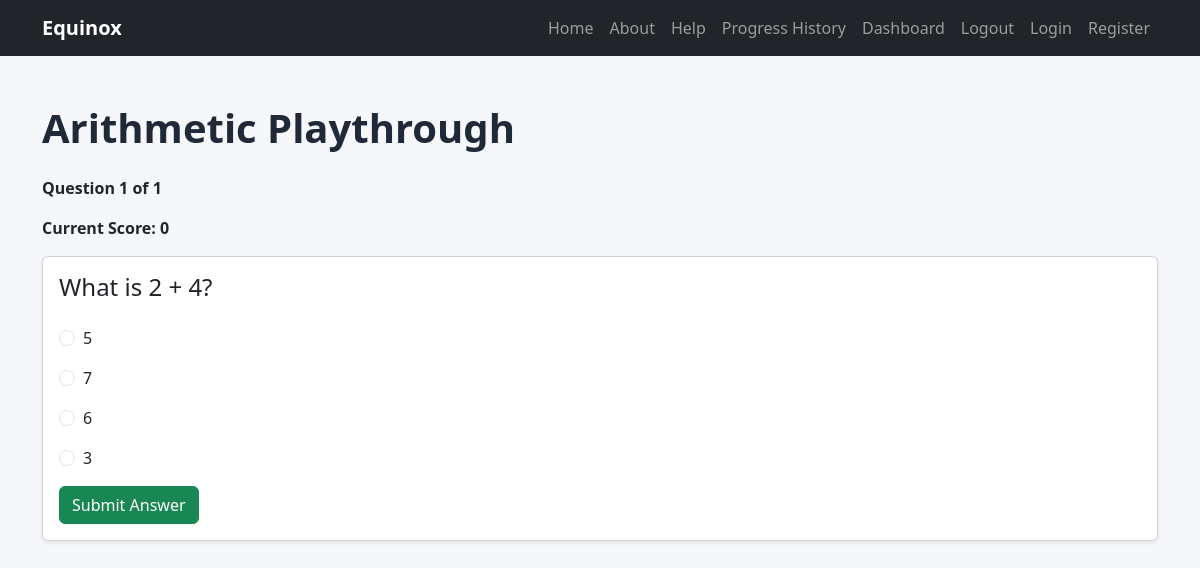
The app's page /playthrough/1/ with its own data.
### topics/models.py (models this page shows, shortened)
class Topic(models.Model):
    TOPIC_CHOICES = [
        ('Arithmetic', 'Arithmetic'),
        ('Algebra', 'Algebra'),
        ('Geometry', 'Geometry'),
        ('Trigonometry', 'Trigonometry'),
        ('Statistics', 'Statistics'),
    ]
    DIFFICULTY_CHOICES = [
        ('Elementary', 'Elementary'),
        ('Junior High', 'Junior High'),
        ('Senior High', 'Senior High'),
    ]
    name = models.CharField(
        max_length=100,
        choices=TOPIC_CHOICES
    )
    grade_level = models.CharField(
        max_length=50,
        choices=DIFFICULTY_CHOICES
    )
    description = models.TextField()

### playthrough/models.py (models this page shows, shortened)
class Question(models.Model):
    topic = models.ForeignKey(
        Topic,
        on_delete=models.CASCADE
    )
    question_text = models.TextField()
    choice_a = models.CharField(max_length=255)
    choice_b = models.CharField(max_length=255)
    choice_c = models.CharField(max_length=255)
    choice_d = models.CharField(max_length=255)
    correct_answer = models.CharField(max_length=1)
    difficulty = models.CharField(
        max_length=20,
        choices=[
            ('Novice', 'Novice'),
            ('Intermediate', 'Intermediate'),
            ('Advanced', 'Advanced'),
            ('Expert', 'Expert'),
        ]
    )

### playthrough/views.py (the view, shortened to what this page needs)
# urls.py: path('<int:topic_id>/', views.playthrough_view, name='playthrough'),
def playthrough_view(request, topic_id):
    topic = get_object_or_404(Topic, id=topic_id)
    questions = Question.objects.filter(topic=topic)
    if 'question_index' not in request.session:
        request.session['question_index'] = 0
        request.session['score'] = 0
    question_index = request.session['question_index']
    score = request.session['score']
    question = questions[question_index]
    feedback = None
    return render(request, 'playthrough/playthrough.html', {
        'topic': topic,
        'question': question,
        'question_number': question_index + 1,
        'total_questions': len(questions),
        'score': score,
        'feedback': feedback,
    })

### templates/playthrough/playthrough.html (shortened to what this page needs)
{% extends 'base.html' %}
{% block content %}
<h1 class="mb-4">
    {{ topic.name }} Playthrough
</h1>
<div class="mb-3">
    <strong>
        Question {{ question_number }}
        of
        {{ total_questions }}
    </strong>
</div>
<div class="mb-3">
    <strong>
        Current Score:
        {{ score }}
    </strong>
</div>
<div class="card shadow-sm">
    <div class="card-body">
        <h4 class="mb-4">
            {{ question.question_text }}
        </h4>
        <form method="POST">
            <div class="form-check mb-3">
                <input
                    class="form-check-input"
                    type="radio"
                    name="answer"
                    value="A"
                    required
                >
                <label class="form-check-label">
                    {{ question.choice_a }}
                </label>
            </div>
            <div class="form-check mb-3">
                <input
                    class="form-check-input"
                    type="radio"
                    name="answer"
                    value="B"
                >
                <label class="form-check-label">
                    {{ question.choice_b }}
                </label>
            </div>
            <div class="form-check mb-3">
                <input
                    class="form-check-input"
                    type="radio"
                    name="answer"
                    value="C"
                >
                <label class="form-check-label">
                    {{ question.choice_c }}
                </label>
            </div>
            <div class="form-check mb-3">
                <input
                    class="form-check-input"
                    type="radio"
                    name="answer"
                    value="D"
                >
                <label class="form-check-label">
                    {{ question.choice_d }}
                </label>
            </div>
            <button class="btn btn-success">
                Submit Answer
            </button>
        </form>
    </div>
</div>
{% endblock %}

### static/css/style.css (style rules this page uses)
body { background-color: #f5f7fa; }
h1 { color: #1f2937; font-weight: bold; }

### records on screen
Topic: name "Arithmetic"
Question: question_text "What is 2 + 4?", choice_a "5", choice_b "7", choice_c "6", choice_d "3"

### other values on screen
{{ question_number }} "1"
{{ total_questions }} "1"
{{ score }} "0"
